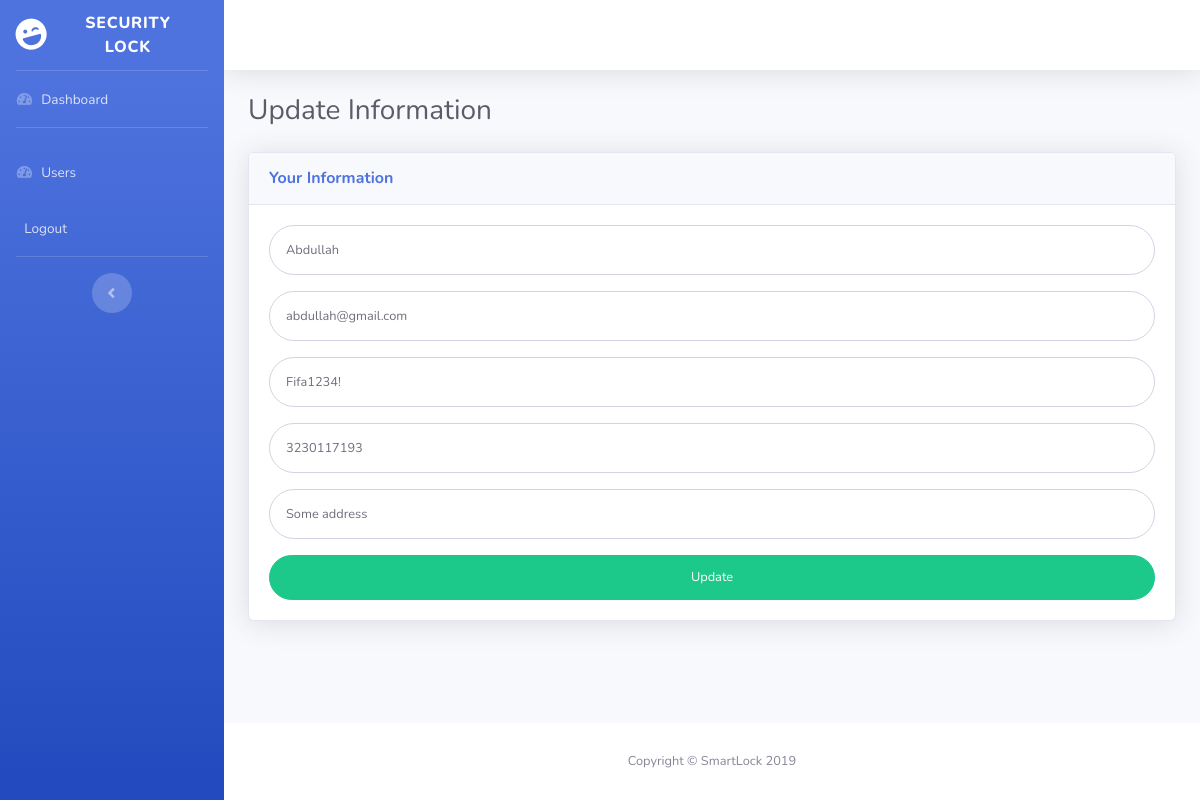
The page /edit_detail.php (signed in) on the database its author committed.
### tables this page shows
CREATE TABLE `users` (
  `id` int(11) NOT NULL,
  `name` text NOT NULL,
  `email` text NOT NULL,
  `password` text NOT NULL,
  `contact` text NOT NULL,
  `address` text NOT NULL,
  `parentUser_id` int(11) DEFAULT '0'
);

### Web/lib/db.php (called while the page is built, shortened)
<?php
class Database
{
    public $dbname;
    public $host;
    public $username;
    public $password;
    public function __construct()
    {
        $this->dbname = "smartlock";
        $this->host = "localhost";
        $this->username = "root";
        $this->password = "";
    }
    public function select($query)
    {
        try {
            $conn = new PDO("mysql:host=$this->host;dbname=$this->dbname", $this->username, $this->password);
            $conn->setAttribute(PDO::ATTR_ERRMODE, PDO::ERRMODE_EXCEPTION);
            $stmt = $conn->prepare($query);
            $stmt->execute();
            return new RecursiveArrayIterator($stmt->fetchAll());
        } catch (PDOException $e) {
            echo "ERROR: " . $e->getMessage();
        }
    }
}

### Web/edit_detail.php (the view, shortened to what this page needs)
<?php require 'header.php'; ?>
<?php
  $sql = "SELECT * FROM users WHERE id='$user_id'";
  $result = $db->select($sql);
?>
        <div class="container-fluid">
          <h1 class="h3 mb-4 text-gray-800">Update Information</h1>
        <div class="card shadow mb-4">
            <div class="card-header py-3">
              <h6 class="m-0 font-weight-bold text-primary">Your Information</h6>
            </div>
            <div class="card-body">
              <div class="table-responsive">
             <?php foreach ($result as $key) {?>
                <form class="user" action="edit_detail.php" method="POST">
                    <div class="form-group">
                      <input type="text" class="form-control form-control-user" value="<?php echo $key['name']; ?>" name="name" aria-describedby="emailHelp" placeholder="Name">
                    </div>
                    <div class="form-group">
                      <input type="email" class="form-control form-control-user" value="<?php echo $key['email']; ?>" name="email" id="exampleInputEmail" aria-describedby="emailHelp" placeholder="Email">
                    </div>
                    <div class="form-group">
                      <input type="text" class="form-control form-control-user" value="<?php echo $key['password']; ?>" name="password" id="exampleInputEmail" aria-describedby="emailHelp" placeholder="Password">
                    </div>
                    <div class="form-group">
                      <input type="number" class="form-control form-control-user" value="<?php echo $key['contact']; ?>" name="contact" id="exampleInputEmail" aria-describedby="emailHelp" placeholder="Contact">
                    </div>
                    <div class="form-group">
                      <input type="text" class="form-control form-control-user" value="<?php echo $key['address']; ?>" name="address" id="exampleInputPassword" placeholder="Address">
                    </div>
                    <input type="submit" name="submit" value="Update" class="btn btn-success btn-user btn-block">
                  </form>
                <?php } ?>
              </div>
            </div>
          </div>
        </div>
<?php require 'footer.php'; ?>

### rows shown on the page
users: name "Abdullah", email "abdullah@gmail.com", password "Fifa1234!", contact "3230117193", address "Some address"
